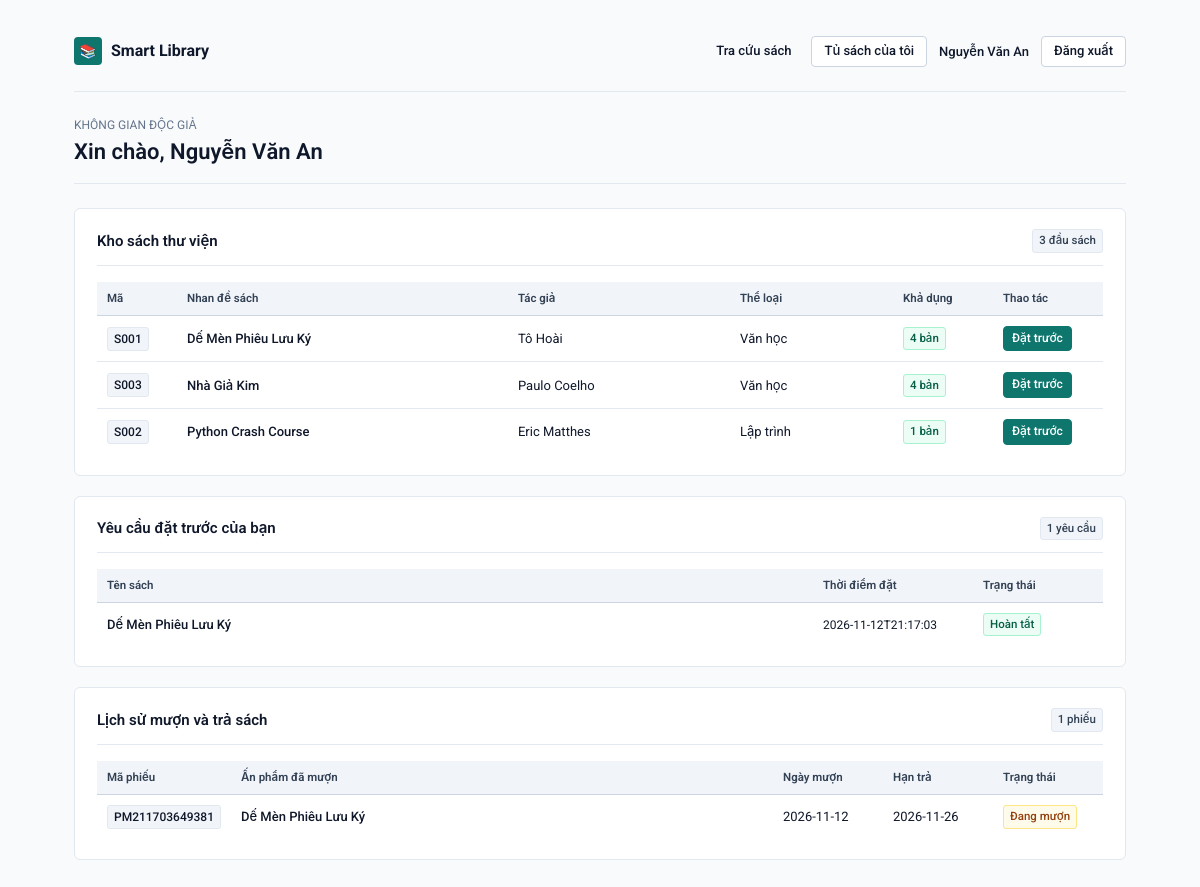
Page /user (signed in) on the earlier database version.
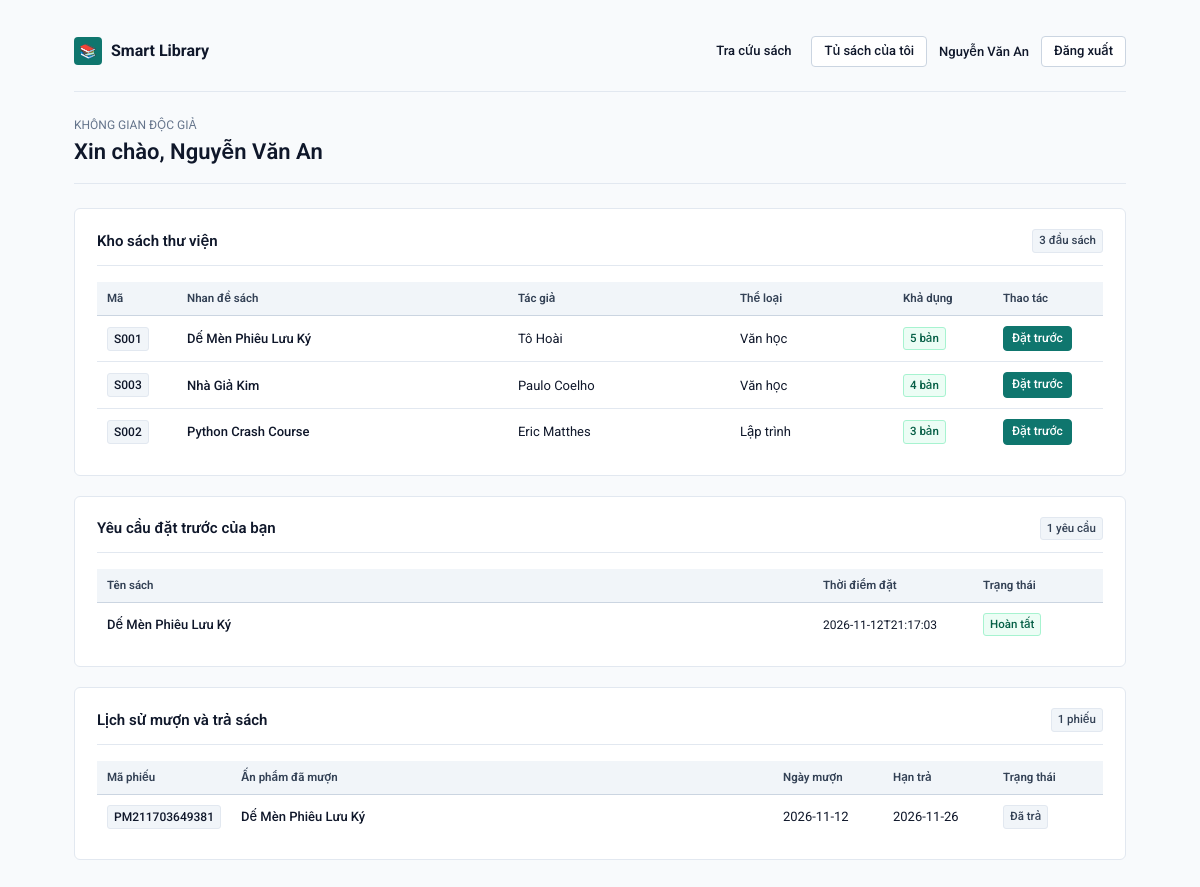
Same page on the later database version.
### tables this page shows
CREATE TABLE books(
        id INTEGER PRIMARY KEY AUTOINCREMENT,
        code TEXT NOT NULL UNIQUE,
        title TEXT NOT NULL,
        author TEXT NOT NULL,
        publisher TEXT,
        year INTEGER,
        category_id INTEGER,
        quantity INTEGER NOT NULL DEFAULT 1,
        available INTEGER NOT NULL DEFAULT 1,
        FOREIGN KEY(category_id) REFERENCES categories(id) ON DELETE SET NULL
    );

CREATE TABLE loans(
        id INTEGER PRIMARY KEY AUTOINCREMENT,
        code TEXT NOT NULL UNIQUE,
        reader_id INTEGER NOT NULL,
        employee_id INTEGER NOT NULL,
        borrow_date TEXT NOT NULL,
        due_date TEXT NOT NULL,
        return_date TEXT,
        status TEXT NOT NULL DEFAULT 'Đang mượn',
        FOREIGN KEY(reader_id) REFERENCES readers(id) ON DELETE RESTRICT,
        FOREIGN KEY(employee_id) REFERENCES employees(id) ON DELETE RESTRICT
    );

CREATE TABLE categories(
        id INTEGER PRIMARY KEY AUTOINCREMENT,
        name TEXT NOT NULL UNIQUE,
        description TEXT
    );

### backend/routes/auth.py (the view)
@app.get("/user")
@reader_required
def user_home():
    with db() as conn:
        books = conn.execute("""SELECT b.*, c.name AS category FROM books b
            LEFT JOIN categories c ON c.id=b.category_id ORDER BY b.title""").fetchall()
        reservations = conn.execute("""SELECT r.*, b.title FROM reservations r
            JOIN books b ON b.id=r.book_id WHERE r.reader_id=? ORDER BY r.id DESC""",
            (session["reader_id"],)).fetchall()
        loans = conn.execute("""SELECT l.*, GROUP_CONCAT(b.title, ', ') AS titles
            FROM loans l JOIN loan_items li ON li.loan_id=l.id
            JOIN books b ON b.id=li.book_id WHERE l.reader_id=?
            GROUP BY l.id ORDER BY l.id DESC""", (session["reader_id"],)).fetchall()
    return render_template("user_home.html", books=books, reservations=reservations, loans=loans)

### backend/api/common.py (called while the page is built)
@app.before_request
def protect_json_writes():
    if request.path.startswith("/api/") and request.method in ("POST", "PUT", "PATCH", "DELETE"):
        origin = request.headers.get("Origin")
        if origin:
            parsed = urlparse(origin)
            allowed = {"127.0.0.1", "localhost"}
            if parsed.hostname not in allowed or parsed.port not in (5001, 5173):
                return fail("Origin không hợp lệ.", 403)
        if not request.is_json:
            return fail("Yêu cầu JSON.", 415)

### backend/core.py (called while the page is built)
@app.context_processor
def inject():
    return {
        "logged_in": "employee_id" in session,
        "employee_name": session.get("employee_name"),
    }

### backend/database.py (called while the page is built)
def db():
    conn = sqlite3.connect(DB)
    conn.row_factory = sqlite3.Row
    conn.execute("PRAGMA foreign_keys=ON")
    return conn

### frontend/templates/reader/user_home.html
{% extends 'user_base.html' %}
{% block content %}
<div class="page-header">
  <div>
    <div class="page-breadcrumb">KHÔNG GIAN ĐỘC GIẢ</div>
    <h1>Xin chào, {{ session.get('reader_name') }}</h1>
  </div>
</div>
<section class="panel">
  <div class="panel-header">
    <h2>Kho sách thư viện</h2>
    <span class="tag neutral">{{ books|length }} đầu sách</span>
  </div>
  <div class="table-responsive">
    <table>
      <thead>
        <tr>
          <th style="width: 80px;">Mã</th>
          <th>Nhan đề sách</th>
          <th>Tác giả</th>
          <th>Thể loại</th>
          <th style="width: 100px;">Khả dụng</th>
          <th style="width: 110px;">Thao tác</th>
        </tr>
      </thead>
      <tbody>
        {% for b in books %}
        <tr>
          <td><span class="code-cell">{{ b.code }}</span></td>
          <td style="font-weight: 500;">{{ b.title }}</td>
          <td>{{ b.author }}</td>
          <td>{{ b.category or '—' }}</td>
          <td>
            <span class="tag {% if b.available == 0 %}bad{% endif %}">{{ b.available }} bản</span>
          </td>
          <td>
            <form method="post" action="{{ url_for('user_reserve', book_id=b.id) }}">
              <button class="btn-sm">Đặt trước</button>
            </form>
          </td>
        </tr>
        {% else %}
        <tr>
          <td colspan="6" class="empty-state">Hiện chưa có sách nào trong kho.</td>
        </tr>
        {% endfor %}
      </tbody>
    </table>
  </div>
</section>
<section class="panel">
  <div class="panel-header">
    <h2>Yêu cầu đặt trước của bạn</h2>
    <span class="tag neutral">{{ reservations|length }} yêu cầu</span>
  </div>
  <div class="table-responsive">
    <table>
      <thead>
        <tr>
          <th>Tên sách</th>
          <th style="width: 160px;">Thời điểm đặt</th>
          <th style="width: 130px;">Trạng thái</th>
        </tr>
      </thead>
      <tbody>
        {% for r in reservations %}
        <tr>
          <td style="font-weight: 500;">{{ r.title }}</td>
          <td class="mono" style="font-size: 12px;">{{ r.reserved_at }}</td>
          <td>
            <span class="tag {% if r.status == 'Đã hủy' %}bad{% elif r.status == 'Chờ xử lý' %}warn{% elif r.status == 'Đã thông báo' %}neutral{% endif %}">
              {{ r.status }}
            </span>
          </td>
        </tr>
        {% else %}
        <tr>
          <td colspan="3" class="empty-state">Bạn chưa có yêu cầu đặt trước nào.</td>
        </tr>
        {% endfor %}
      </tbody>
    </table>
  </div>
</section>
<section class="panel">
  <div class="panel-header">
    <h2>Lịch sử mượn và trả sách</h2>
    <span class="tag neutral">{{ loans|length }} phiếu</span>
  </div>
  <div class="table-responsive">
    <table>
      <thead>
        <tr>
          <th style="width: 130px;">Mã phiếu</th>
          <th>Ấn phẩm đã mượn</th>
          <th style="width: 110px;">Ngày mượn</th>
          <th style="width: 110px;">Hạn trả</th>
          <th style="width: 110px;">Trạng thái</th>
        </tr>
      </thead>
      <tbody>
        {% for l in loans %}
        <tr>
          <td><span class="code-cell">{{ l.code }}</span></td>
          <td style="font-weight: 500;">{{ l.titles }}</td>
          <td class="mono">{{ l.borrow_date }}</td>
          <td class="mono">{{ l.due_date }}</td>
          <td>
            <span class="tag {% if l.status == 'Đã trả' %}neutral{% else %}warn{% endif %}">
              {{ l.status }}
            </span>
          </td>
        </tr>
        {% else %}
        <tr>
          <td colspan="5" class="empty-state">Bạn chưa từng mượn sách nào tại thư viện.</td>
        </tr>
        {% endfor %}
      </tbody>
    </table>
  </div>
</section>
{% endblock %}

Differences in the rows shown:
changed books "Dế Mèn Phiêu Lưu Ký": available "4" → "5"
changed books "Python Crash Course": available "1" → "3"
changed loans "PM211703649381": status "Đang mượn" → "Đã trả"
